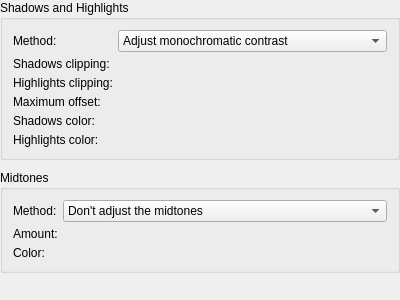
<?xml version="1.0" encoding="UTF-8"?>
<ui version="4.0">
 <class>KisAutoLevelsWidget</class>
 <widget class="QWidget" name="KisAutoLevelsWidget">
  <property name="geometry">
   <rect>
    <x>0</x>
    <y>0</y>
    <width>400</width>
    <height>300</height>
   </rect>
  </property>
  <property name="windowTitle">
   <string>Form</string>
  </property>
  <layout class="QVBoxLayout" name="verticalLayout">
   <property name="spacing">
    <number>10</number>
   </property>
   <property name="leftMargin">
    <number>0</number>
   </property>
   <property name="topMargin">
    <number>0</number>
   </property>
   <property name="rightMargin">
    <number>0</number>
   </property>
   <property name="bottomMargin">
    <number>0</number>
   </property>
   <item>
    <widget class="QGroupBox" name="groupBox">
     <property name="title">
      <string comment="Contrast enhancement section in auto levels">Shadows and Highlights</string>
     </property>
     <layout class="QFormLayout" name="formLayout">
      <property name="fieldGrowthPolicy">
       <enum>QFormLayout::AllNonFixedFieldsGrow</enum>
      </property>
      <property name="horizontalSpacing">
       <number>5</number>
      </property>
      <property name="verticalSpacing">
       <number>5</number>
      </property>
      <property name="leftMargin">
       <number>10</number>
      </property>
      <property name="topMargin">
       <number>10</number>
      </property>
      <property name="rightMargin">
       <number>10</number>
      </property>
      <property name="bottomMargin">
       <number>10</number>
      </property>
      <item row="0" column="0">
       <widget class="QLabel" name="label">
        <property name="text">
         <string comment="Contrast enhancement method used in auto levels">Method:</string>
        </property>
       </widget>
      </item>
      <item row="0" column="1">
       <widget class="QComboBox" name="comboBoxShadowsAndLightsMethod">
        <item>
         <property name="text">
          <string comment="Use same black and white points for all the channels in auto levels">Adjust monochromatic contrast</string>
         </property>
        </item>
        <item>
         <property name="text">
          <string comment="Use different black and white points for each channel in auto levels">Adjust per channel contrast</string>
         </property>
        </item>
       </widget>
      </item>
      <item row="1" column="0">
       <widget class="QLabel" name="label_2">
        <property name="text">
         <string comment="Percentage of the histogram to clip in the shadows side in auto levels">Shadows clipping:</string>
        </property>
       </widget>
      </item>
      <item row="2" column="0">
       <widget class="QLabel" name="label_3">
        <property name="text">
         <string comment="Percentage of the histogram to clip in the highlights side in auto levels">Highlights clipping:</string>
        </property>
       </widget>
      </item>
      <item row="3" column="0">
       <widget class="QLabel" name="label_4">
        <property name="text">
         <string comment="Maximum distance the black/white points can be moved from their relative extremes in auto levels">Maximum offset:</string>
        </property>
       </widget>
      </item>
      <item row="3" column="1">
       <widget class="KisDoubleSliderSpinBox" name="sliderShadowsAndLightsMaximumOffset" native="true"/>
      </item>
      <item row="4" column="0">
       <widget class="QLabel" name="label_6">
        <property name="text">
         <string comment="Output color used for the shadows in auto levels">Shadows color:</string>
        </property>
       </widget>
      </item>
      <item row="5" column="0">
       <widget class="QLabel" name="label_7">
        <property name="text">
         <string comment="Output color used for the highlights in auto levels">Highlights color:</string>
        </property>
       </widget>
      </item>
      <item row="4" column="1">
       <widget class="KisColorButton" name="buttonShadowsColor" native="true"/>
      </item>
      <item row="5" column="1">
       <widget class="KisColorButton" name="buttonHighlightsColor" native="true"/>
      </item>
      <item row="1" column="1">
       <widget class="KisDoubleSliderSpinBox" name="sliderShadowsClipping" native="true"/>
      </item>
      <item row="2" column="1">
       <widget class="KisDoubleSliderSpinBox" name="sliderHighlightsClipping" native="true"/>
      </item>
     </layout>
    </widget>
   </item>
   <item>
    <widget class="QGroupBox" name="groupBox_2">
     <property name="title">
      <string comment="Midtones enhancement section in auto levels">Midtones</string>
     </property>
     <layout class="QFormLayout" name="formLayout_2">
      <property name="fieldGrowthPolicy">
       <enum>QFormLayout::AllNonFixedFieldsGrow</enum>
      </property>
      <property name="horizontalSpacing">
       <number>5</number>
      </property>
      <property name="verticalSpacing">
       <number>5</number>
      </property>
      <property name="leftMargin">
       <number>10</number>
      </property>
      <property name="topMargin">
       <number>10</number>
      </property>
      <property name="rightMargin">
       <number>10</number>
      </property>
      <property name="bottomMargin">
       <number>10</number>
      </property>
      <item row="0" column="0">
       <widget class="QLabel" name="label_5">
        <property name="text">
         <string comment="Midtones enhancement method used in auto levels">Method:</string>
        </property>
       </widget>
      </item>
      <item row="0" column="1">
       <widget class="QComboBox" name="comboBoxMidtonesMethod">
        <item>
         <property name="text">
          <string comment="Do not perform midtones enhancement in auto levels">Don't adjust the midtones</string>
         </property>
        </item>
        <item>
         <property name="text">
          <string comment="Use the median point of the histogram as midtone point in auto levels">Use the median to adjust the midtones</string>
         </property>
        </item>
        <item>
         <property name="text">
          <string comment="Use the mean value of the histogram as midtone point in auto levels">Use the mean value to adjust the midtones</string>
         </property>
        </item>
       </widget>
      </item>
      <item row="2" column="0">
       <widget class="QLabel" name="label_8">
        <property name="text">
         <string comment="Output color used for the midtones in auto levels">Color:</string>
        </property>
       </widget>
      </item>
      <item row="2" column="1">
       <widget class="KisColorButton" name="buttonMidtonesColor" native="true"/>
      </item>
      <item row="1" column="1">
       <widget class="KisDoubleSliderSpinBox" name="sliderMidtonesAdjustmentAmount" native="true"/>
      </item>
      <item row="1" column="0">
       <widget class="QLabel" name="label_9">
        <property name="text">
         <string comment="How much the midtone point used in auto levels is close to the center of the histogram (0%) or to the point selected in the method (100%)">Amount:</string>
        </property>
       </widget>
      </item>
     </layout>
    </widget>
   </item>
   <item>
    <spacer name="verticalSpacer">
     <property name="orientation">
      <enum>Qt::Vertical</enum>
     </property>
     <property name="sizeHint" stdset="0">
      <size>
       <width>0</width>
       <height>0</height>
      </size>
     </property>
    </spacer>
   </item>
  </layout>
 </widget>
 <customwidgets>
  <customwidget>
   <class>KisDoubleSliderSpinBox</class>
   <extends>QWidget</extends>
   <header location="global">kis_slider_spin_box.h</header>
   <container>1</container>
  </customwidget>
  <customwidget>
   <class>KisColorButton</class>
   <extends>QWidget</extends>
   <header location="global">kis_color_button.h</header>
   <container>1</container>
  </customwidget>
 </customwidgets>
 <resources/>
 <connections/>
</ui>
